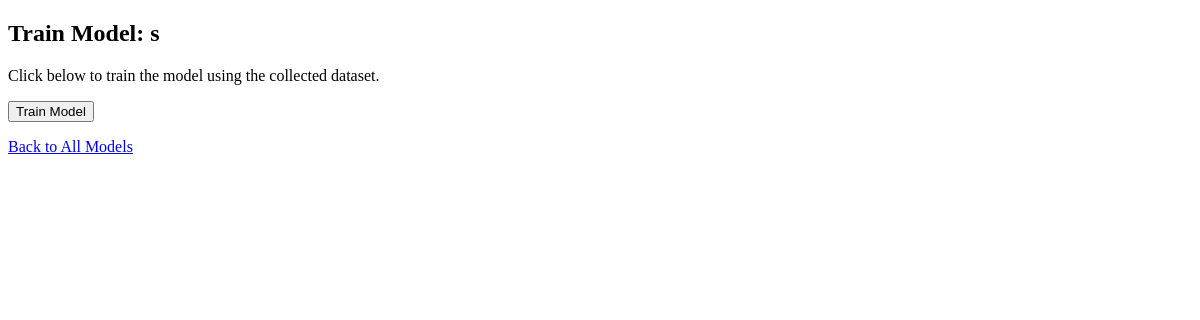
/model/1/train, run on an earlier commit of the app's database.
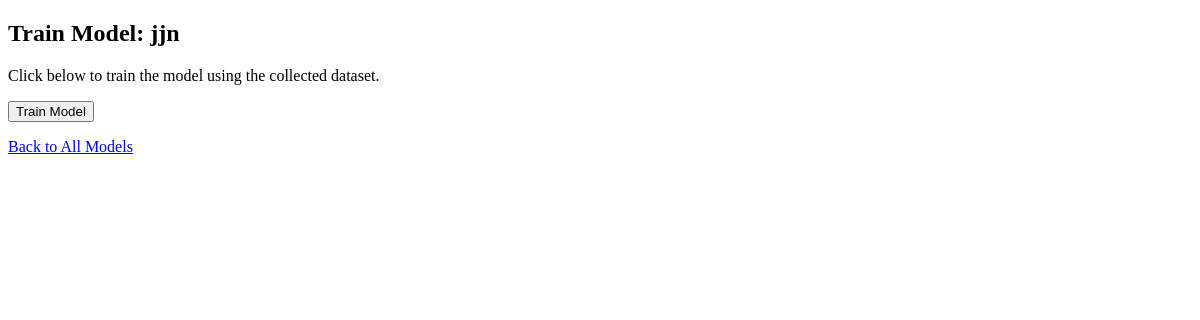
And on a later commit of the database.
### tables this page shows
CREATE TABLE models (
            id INTEGER PRIMARY KEY AUTOINCREMENT,
            name TEXT NOT NULL,
            data_field TEXT,   
            labels TEXT        
        );

### app.py (the view)
@app.route("/model/<int:model_id>/train", methods=["GET", "POST"])
def train_model(model_id):
    from model_manager import train_model_from_db
    model_tuple = get_model_details(model_id)
    if not model_tuple:
        return "Model not found", 404
    model = tuple_to_dict(model_tuple)
    message = None
    if request.method == "POST":
        success = train_model_from_db(model['id'], model['name'], model['data_field'])
        if success:
            message = f"Model '{model['name']}' training completed successfully!"
        else:
            message = f"Model '{model['name']}' training failed or no data was available. Check logs."
    return render_template("train.html", model_name=model['name'], message=message, model_id=model['id'])

### app.py (called while the page is built)
def tuple_to_dict(model_tuple):
    return {
        "id": model_tuple[0],
        "name": model_tuple[1],
        "data_field": model_tuple[2],
        "labels": model_tuple[3]
    }

### database.py (called while the page is built)
def get_model_details(model_id):
    conn = sqlite3.connect(DB_NAME)
    c = conn.cursor()
    c.execute("SELECT * FROM models WHERE id=?", (model_id,))
    model = c.fetchone()
    conn.close()
    return model

### templates/train.html (shortened to what this page needs)
<!DOCTYPE html>
<html>
<head><title>Train Model</title></head>
<body>
    <h2>Train Model: {{ model_name }}</h2>
    <form method="POST">
        <p>Click below to train the model using the collected dataset.</p>
        <button type="submit">Train Model</button>
    </form>
    <p><a href="{{ url_for('index') }}">Back to All Models</a></p>
</body>
</html>

What changed in the data, as far as the page shows it:
now on this page (row edited): models: name "jjn"
Also different on the page:
{{ model_name }}: "s" → (not shown)
